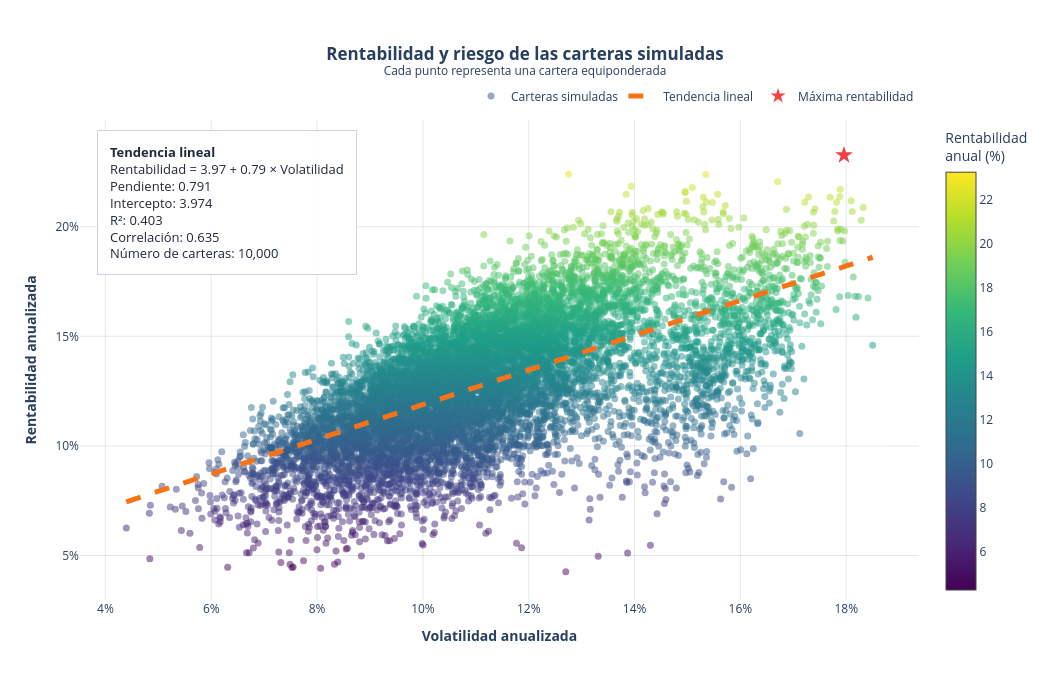

Source (notebook cell):
### Code cell
parametros = grafica_carteras(df_carteras)

### Figure 1 — Plotly figure (JSON) as saved in the notebook; plotly's stock layout.template omitted (floating-point values rounded to 4 significant figures; data arrays with more than 128 entries replaced by an {"elided": "..."} marker saying what was removed)
{"data": [{"customdata": {"elided": "10000x2 mixed values"}, "hovertemplate": "<b>Cartera para muestra: %{customdata[0]}</b><br><br><b>Activos</b><br>%{customdata[1]}<br><br><b>Volatilidad:</b> %{x:.2f}%<br><b>Rentabilidad:</b> %{y:.2f}%<extra></extra>", "marker": {"color": {"elided": "10000 float values"}, "colorbar": {"title": {"text": "Rentabilidad<br>anual (%)"}}, "colorscale": [[0, "#440154"], [0.1111, "#482878"], [0.2222, "#3e4989"], [0.3333, "#31688e"], [0.4444, "#26828e"], [0.5556, "#1f9e89"], [0.6667, "#35b779"], [0.7778, "#6ece58"], [0.8889, "#b5de2b"], [1, "#fde725"]], "opacity": 0.5, "showscale": true, "size": 7}, "mode": "markers", "name": "Carteras simuladas", "type": "scatter", "x": {"elided": "10000 float values"}, "y": {"elided": "10000 float values"}}, {"hovertemplate": "<b>Línea de tendencia</b><br>Volatilidad: %{x:.2f}%<br>Rentabilidad estimada: %{y:.2f}%<extra></extra>", "line": {"color": "#F97316", "dash": "dash", "width": 5}, "mode": "lines", "name": "Tendencia lineal", "type": "scatter", "x": {"elided": "200 float values"}, "y": {"elided": "200 float values"}}, {"customdata": [[385]], "hovertemplate": "<b>Cartera de máxima rentabilidad</b><br>Cartera para muestra: %{customdata[0]}<br>Volatilidad: %{x:.2f}%<br>Rentabilidad: %{y:.2f}%<extra></extra>", "marker": {"color": "#EF4444", "line": {"color": "white", "width": 2}, "size": 18, "symbol": "star"}, "mode": "markers", "name": "Máxima rentabilidad", "type": "scatter", "x": [17.96], "y": [23.26]}], "layout": {"annotations": [{"align": "left", "bgcolor": "rgba(255,255,255,0.94)", "bordercolor": "#CBD5E1", "borderpad": 12, "borderwidth": 1, "font": {"color": "#1E293B", "size": 13}, "showarrow": false, "text": "<b>Tendencia lineal</b><br>Rentabilidad = 3.97 + 0.79 × Volatilidad<br>Pendiente: 0.791<br>Intercepto: 3.974<br>R²: 0.403<br>Correlación: 0.635<br>Número de carteras: 10,000", "x": 0.02, "xanchor": "left", "xref": "paper", "y": 0.98, "yanchor": "top", "yref": "paper"}], "height": 680, "hoverlabel": {"bgcolor": "white", "font": {"size": 13}}, "legend": {"orientation": "h", "x": 1, "xanchor": "right", "y": 1.02, "yanchor": "bottom"}, "margin": {"b": 80, "l": 80, "r": 80, "t": 120}, "title": {"text": "<b>Rentabilidad y riesgo de las carteras simuladas</b><br><sup>Cada punto representa una cartera equiponderada</sup>", "x": 0.5, "xanchor": "center"}, "width": 1050, "xaxis": {"gridcolor": "rgba(148,163,184,0.25)", "ticksuffix": "%", "title": {"text": "<b>Volatilidad anualizada</b>"}, "zeroline": false}, "yaxis": {"gridcolor": "rgba(148,163,184,0.25)", "ticksuffix": "%", "title": {"text": "<b>Rentabilidad anualizada</b>"}, "zeroline": false}}}
